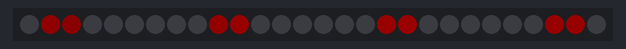
A sketch run on a simulated Arduino Uno, built with avr-gcc and run on an emulated ATmega328P. Shown: 28 RGB LEDs in strip order, left to right. Dim RGB values are drawn brighter than linear; random numbers use the default seed unless the sketch sets one.

Above: at 0.45 s.
At 6.09 s:
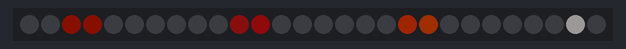
At 10.34 s:
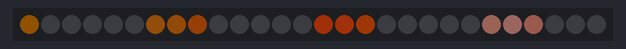
At 19.73 s:
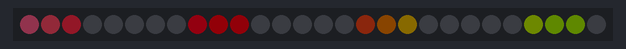
At 28.88 s:
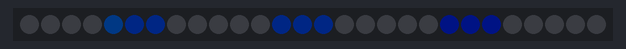
At 39.46 s:
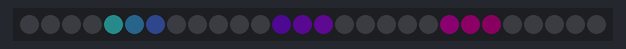

The sketch:

one_sine_pal.ino
```cpp
#include "FastLED.h"                                          // FastLED library. Preferably the latest copy of FastLED 2.1.

// Use qsuba for smooth pixel colouring and qsubd for non-smooth pixel colouring
#define qsubd(x, b)  ((x>b)?b:0)                   // Digital unsigned subtraction macro. if result <0, then => 0. Otherwise, take on fixed value.
#define qsuba(x, b)  ((x>b)?x-b:0)                          // Analog Unsigned subtraction macro. if result <0, then => 0

// Fixed definitions cannot change on the fly.
#define LED_DT 0                                              // Data pin to connect to the strip.
#define LED_CK 1                                              // Clock pin for WS2801 or APA102.
#define COLOR_ORDER BGR                                       // It's GRB for WS2812 and BGR for APA102.
#define LED_TYPE APA102                                       // Using APA102, WS2812, WS2801. Don't forget to change LEDS.addLeds.
#define NUM_LEDS 28                                           // Number of LED's.

// Global variables can be changed on the fly.
uint8_t max_bright = 64;                                     // Overall brightness definition. It can be changed on the fly.

struct CRGB leds[NUM_LEDS];                                   // Initialize our LED array.

// Initialize changeable global variables. Play around with these!!!
int8_t thisspeed = 8;                                         // You can change the speed of the wave, and use negative values.
uint8_t allfreq = 32;                                         // You can change the frequency, thus distance between bars.
int thisphase = 0;                                            // Phase change value gets calculated.
uint8_t thiscutoff = 192;                                     // You can change the cutoff value to display this wave. Lower value = longer wave.
int thisdelay = 30;                                           // You can change the delay. Also you can change the allspeed variable above.
uint8_t bgclr = 0;                                            // A rotating background colour.
uint8_t bgbright = 10;                                        // Brightness of background colour

// Palette definitions
CRGBPalette16 currentPalette;
CRGBPalette16 targetPalette;
TBlendType    currentBlending;

void setup() {
  LEDS.addLeds<LED_TYPE, LED_DT, LED_CK, COLOR_ORDER>(leds, NUM_LEDS); // Set up APA102 leds

  FastLED.setBrightness(max_bright);
  FastLED.setMaxPowerInVoltsAndMilliamps(5, 500);                      // FastLED Power management set at 5V, 500mA.

  currentPalette = LavaColors_p;
  currentBlending = LINEARBLEND;
}

void loop () {

  EVERY_N_MILLISECONDS(thisdelay) {                           // FastLED based non-blocking delay to update/display the sequence.
    one_sine_pal(millis()>>4);
  }

  EVERY_N_MILLISECONDS(100) {
    uint8_t maxChanges = 24;
    nblendPaletteTowardPalette(currentPalette, targetPalette, maxChanges);   // AWESOME palette blending capability.
  }

  EVERY_N_MILLISECONDS(5*1000) {                                        // Change the target palette to a random one every 5 seconds.
    static uint8_t baseC = random8();                         // You can use this as a baseline colour if you want similar hues in the next line.
    targetPalette = CRGBPalette16(CHSV(random8(), 255, random8(128,255)), CHSV(random8(), 255, random8(128,255)), CHSV(random8(), 192, random8(128,255)), CHSV(random8(), 255, random8(128,255)));
  }

  FastLED.show();
}

void one_sine_pal(uint8_t colorIndex) {                                       // This is the heart of this program. Sure is short.

  thisphase += thisspeed;                                                     // You can change direction and speed individually.

  for (int k=0; k<NUM_LEDS-1; k++) {                                          // For each of the LED's in the strand, set a brightness based on a wave as follows:
    int thisbright = qsubd(cubicwave8((k*allfreq)+thisphase), thiscutoff);    // qsub sets a minimum value called thiscutoff. If < thiscutoff, then bright = 0. Otherwise, bright = 128 (as defined in qsub)..
    leds[k] = CHSV(bgclr, 255, bgbright);                                     // First set a background colour, but fully saturated.
    leds[k] += ColorFromPalette( currentPalette, colorIndex, thisbright, currentBlending);    // Let's now add the foreground colour.
    colorIndex +=3;
  }

  bgclr++;
}
```
